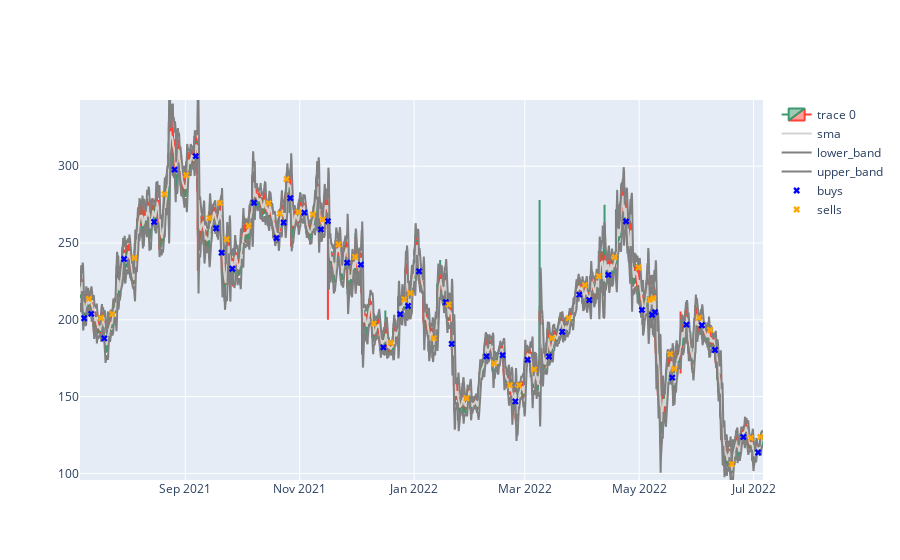

Notebook source saved alongside this figure:
### Code cell
import pandas as pd
from plot_utils import plot_results

df = pd.read_csv('BTC_ETH_LTC_XMR_Jul0621_Jul0622_1d.csv')

def sma(data, window):
    return(data.rolling(window = window).mean())

def bollinger_band(data, sma, window, nstd):
    std = data.rolling(window = window).std()
    upper_band = sma + std * nstd
    lower_band = sma - std * nstd
    
    return upper_band, lower_band

symbols = ['BTC', 'ETH', 'LTC', 'XMR']

nstd = 3

for symbol in symbols:
    df[f'{symbol}_sma'] = sma(df[f'{symbol}-USD_Open'], 20)
    df[f'{symbol}_upper_band'], df[f'{symbol}_lower_band'] = bollinger_band(df[f'{symbol}-USD_Open'], df[f'{symbol}_sma'], 20, nstd)
    
df.dropna(inplace=True)

class TradingEnv:
    def __init__(self, balance_amount, balance_unit, trading_fee_multiplier, symbols):
        self.balance_amount = balance_amount
        self.balance_unit = balance_unit
        self.buys = []
        self.sells = []
        self.trading_fee_multiplier = trading_fee_multiplier
        self.symbols = symbols
        
        self.bottoms = {}
        self.reset_bottoms()
        
        self.tops = {}
        self.reset_tops()
        
    def buy(self, symbol, buy_price, time):
        self.balance_amount = (self.balance_amount / buy_price) * self.trading_fee_multiplier
        self.balance_unit = symbol
        self.buys.append([symbol, time, buy_price])
        
    def sell(self, sell_price, time):
        self.balance_amount = self.balance_amount * sell_price * self.trading_fee_multiplier
        self.sells.append( [self.balance_unit, time, sell_price] )
        self.balance_unit = 'USDT'
        
    def reset_bottoms(self):
        for symbol in self.symbols:
            self.bottoms[symbol] = 'none'
        
    def reset_tops(self):
        for symbol in self.symbols:
            self.tops[symbol] = 'none'

# VIP level 0, paying fees with BNB = 0.075%
env = TradingEnv(balance_amount=100,balance_unit='USDT', trading_fee_multiplier=0.99925, symbols=symbols)

for i in range(len(df)):
    if env.balance_unit == 'USDT':
        
        for symbol in symbols:
            if env.bottoms[symbol] == 'hit' and df[f'{symbol}-USD_Low'].iloc[i] > df[f'{symbol}_lower_band'].iloc[i]:
                env.bottoms[symbol] = 'released'
            if df[f'{symbol}-USD_Low'].iloc[i] < df[f'{symbol}_lower_band'].iloc[i]: #buy signal
                if env.bottoms[symbol] == 'released':
                    env.buy(symbol, df[f'{symbol}_lower_band'].iloc[i], df['OpenTime'].iloc[i])
                    env.reset_bottoms()
                    break
                else:
                    env.bottoms[symbol] = 'hit'
                
    if env.balance_unit != 'USDT':
        if env.tops[env.balance_unit] == 'hit' and (df[f'{env.balance_unit}-USD_High'].iloc[i] < df[f'{env.balance_unit}_upper_band'].iloc[i]):
            env.tops[env.balance_unit] = 'released'
            
        if df[f'{env.balance_unit}-USD_High'].iloc[i] > df[f'{env.balance_unit}_upper_band'].iloc[i]: #sell signal
            if env.tops[env.balance_unit] == 'released':
                env.sell(df[f'{env.balance_unit}_upper_band'].iloc[i], df['OpenTime'].iloc[i])
                env.reset_tops()
            else:
                env.tops[env.balance_unit] = 'hit'

if env.balance_unit != 'USDT':
    env.sell(df[f'{env.balance_unit}-USD_Close'].iloc[-1], df['OpenTime'].iloc[-1])

print(f'num buys: {len(env.buys)}')
print(f'num sells: {len(env.sells)}')
print(f'ending balance: {env.balance_amount} {env.balance_unit}')

for symbol in symbols:
    print(f'Results: {symbol}')
    plot_results(df, f'{symbol}', env.buys, env.sells)

### Figure 1 — Plotly figure (JSON) as saved in the notebook; plotly's stock layout.template omitted (floating-point values rounded to 4 significant figures; data arrays with more than 128 entries replaced by an {"elided": "..."} marker saying what was removed)
{"data": [{"close": {"elided": "8736 float values"}, "high": {"elided": "8736 float values"}, "low": {"elided": "8736 float values"}, "open": {"elided": "8736 float values"}, "type": "candlestick", "x": {"elided": "8736 str values"}}, {"line": {"color": "lightgrey"}, "mode": "lines", "name": "sma", "type": "scatter", "x": {"elided": "8736 str values"}, "y": {"elided": "8736 float values"}}, {"line": {"color": "grey"}, "mode": "lines", "name": "lower_band", "type": "scatter", "x": {"elided": "8736 str values"}, "y": {"elided": "8736 float values"}}, {"line": {"color": "grey"}, "mode": "lines", "name": "upper_band", "type": "scatter", "x": {"elided": "8736 str values"}, "y": {"elided": "8736 float values"}}, {"marker": {"color": "blue", "symbol": "x"}, "mode": "markers", "name": "buys", "type": "scatter", "x": ["2021-07-09 01:00:00", "2021-07-12 20:00:00", "2021-07-19 19:00:00", "2021-07-30 09:00:00", "2021-08-15 08:00:00", "2021-08-26 07:00:00", "2021-09-06 13:00:00", "2021-09-17 11:00:00", "2021-09-20 08:00:00", "2021-09-26 01:00:00", "2021-10-07 15:00:00", "2021-10-19 15:00:00", "2021-10-23 11:00:00", "2021-10-26 23:00:00", "2021-11-03 11:00:00", "2021-11-12 07:00:00", "2021-11-16 00:00:00", "2021-11-26 07:00:00", "2021-12-03 14:00:00", "2021-12-15 15:00:00", "2021-12-24 14:00:00", "2021-12-28 19:00:00", "2022-01-03 15:00:00", "2022-01-17 21:00:00", "2022-01-21 01:00:00", "2022-02-08 15:00:00", "2022-02-17 04:00:00", "2022-02-24 00:00:00", "2022-03-02 13:00:00", "2022-03-13 22:00:00", "2022-03-21 00:00:00", "2022-03-30 02:00:00", "2022-04-04 10:00:00", "2022-04-14 14:00:00", "2022-04-24 01:00:00", "2022-05-02 12:00:00", "2022-05-07 22:00:00", "2022-05-09 11:00:00", "2022-05-18 16:00:00", "2022-05-26 06:00:00", "2022-06-03 10:00:00", "2022-06-10 10:00:00", "2022-06-25 13:00:00", "2022-07-03 10:00:00"], "y": [201.1, 203.9, 187.9, 239.6, 263.7, 297.8, 306.6, 259.6, 243.7, 233.3, 276.2, 253.3, 263.3, 279.3, 269.8, 258.9, 264.2, 237.2, 236.0, 182.1, 203.7, 209.0, 231.6, 211.5, 184.3, 176.2, 177.0, 146.9, 174.0, 176.1, 192.2, 216.4, 212.9, 229.3, 264.1, 206.4, 203.2, 205.0, 162.4, 196.9, 196.5, 180.4, 123.8, 113.6]}, {"marker": {"color": "orange", "symbol": "x"}, "mode": "markers", "name": "sells", "type": "scatter", "x": ["2021-07-11 14:00:00", "2021-07-18 01:00:00", "2021-07-24 00:00:00", "2021-08-04 22:00:00", "2021-08-20 20:00:00", "2021-09-01 11:00:00", "2021-09-13 19:00:00", "2021-09-19 10:00:00", "2021-09-23 01:00:00", "2021-10-04 17:00:00", "2021-10-15 10:00:00", "2021-10-21 10:00:00", "2021-10-24 23:00:00", "2021-10-31 07:00:00", "2021-11-08 00:00:00", "2021-11-13 08:00:00", "2021-11-21 15:00:00", "2021-11-30 11:00:00", "2021-12-10 12:00:00", "2021-12-19 14:00:00", "2021-12-26 18:00:00", "2021-12-29 22:00:00", "2022-01-11 12:00:00", "2022-01-19 11:00:00", "2022-01-28 22:00:00", "2022-02-12 16:00:00", "2022-02-21 01:00:00", "2022-02-26 00:00:00", "2022-03-06 00:00:00", "2022-03-15 13:00:00", "2022-03-24 10:00:00", "2022-04-02 02:00:00", "2022-04-09 11:00:00", "2022-04-17 23:00:00", "2022-04-30 16:00:00", "2022-05-06 16:00:00", "2022-05-08 14:00:00", "2022-05-17 13:00:00", "2022-05-19 16:00:00", "2022-06-01 22:00:00", "2022-06-07 20:00:00", "2022-06-19 10:00:00", "2022-06-29 15:00:00", "2022-07-04 16:00:00"], "y": [213.6, 201.2, 203.8, 240.3, 281.8, 294.2, 266.3, 276.0, 252.4, 261.3, 276.0, 269.2, 291.6, 270.2, 268.7, 265.4, 249.1, 241.0, 197.6, 185.0, 213.4, 217.4, 188.1, 209.9, 148.9, 171.6, 157.5, 157.4, 167.7, 188.1, 201.1, 222.6, 228.5, 240.8, 234.1, 213.0, 214.1, 177.7, 168.1, 201.3, 193.5, 106.1, 123.1, 123.8]}], "layout": {"xaxis": {"range": ["2021-07-06 20:00:00", "2022-07-06 01:00:00"], "rangeslider": {"visible": false}}, "yaxis": {"range": [95.73, 343.1]}}}
